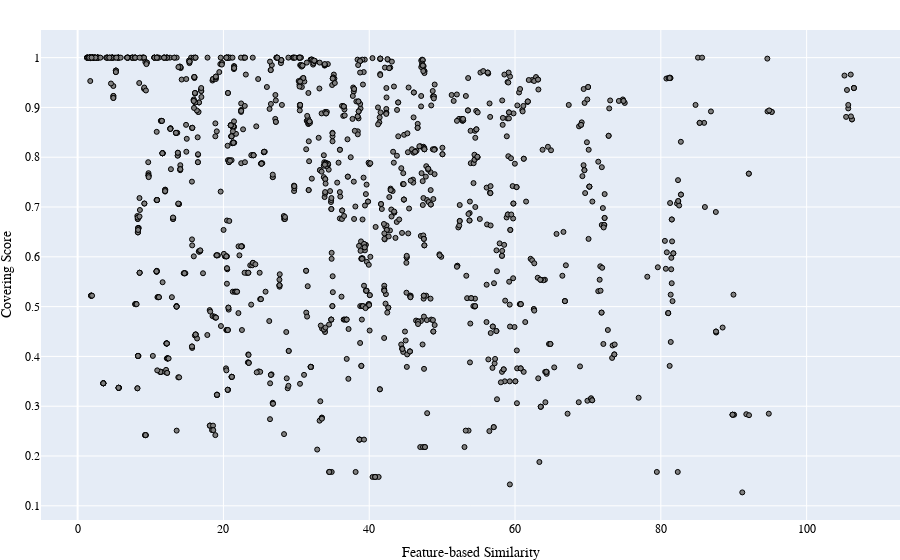

Notebook source saved alongside this figure:
### Code cell
plot_simMeasure_score(ds_performances_hasc_df,'FTbSim','Feature-based Similarity','', 'results/figures/downsampling_performance_FTbSim_hasc.svg')

### Figure 1 — Plotly figure (JSON) as saved in the notebook; plotly's stock layout.template omitted (floating-point values rounded to 4 significant figures; data arrays with more than 128 entries replaced by an {"elided": "..."} marker saying what was removed)
{"data": [{"marker": {"color": "grey", "line": {"color": "black", "width": 1}, "size": 5}, "mode": "markers", "type": "scatter", "x": {"elided": "1500 float values"}, "y": {"elided": "1500 float values"}}], "layout": {"autosize": true, "font": {"color": "black", "family": "Arial", "size": 12}, "margin": {"b": 0, "l": 0, "r": 0, "t": 30}, "title": {"text": ""}, "xaxis": {"autorange": true, "range": [-4.932, 112.7], "title": {"text": "Feature-based Similarity"}, "type": "linear"}, "yaxis": {"autorange": true, "range": [0.06804, 1.059], "title": {"text": "Covering Score"}, "type": "linear"}}}
